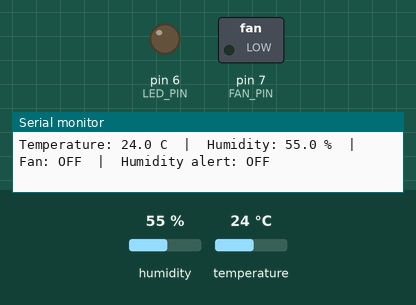
A sketch run on a simulated Arduino Uno, built with avr-gcc and run on an emulated ATmega328P. Parts: switched loads named in the sketch (green lamp = pin HIGH), output pins drawn as LEDs (lit = HIGH), the last lines printed to the serial monitor. The test bench sets the inputs (shaded band); at power-on: humidity 55 %, temperature 24 °C.

Above: at 4.8 s.
4.9 s: humidity set to 69 %
7.9 s: humidity set to 72 %
At 8.7 s:
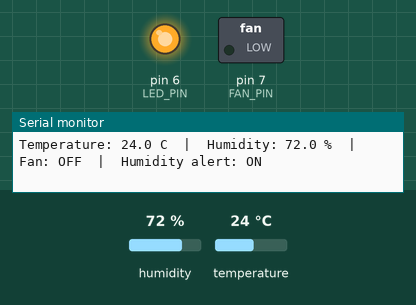
10.9 s: temperature set to 29 °C
13.9 s: temperature set to 32 °C
At 14.9 s:
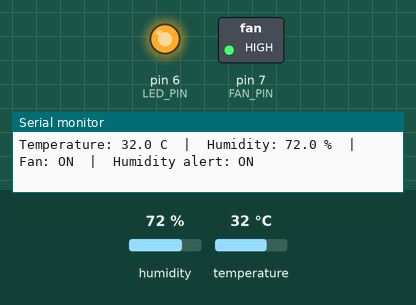
16.9 s: humidity set to 22 %
At 19.4 s:
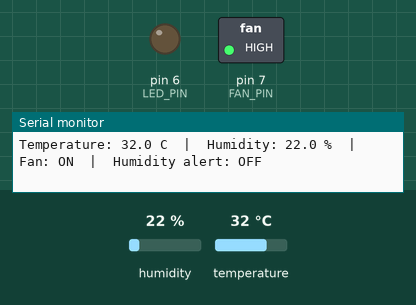
19.9 s: humidity set to 88 %
At 21.1 s:
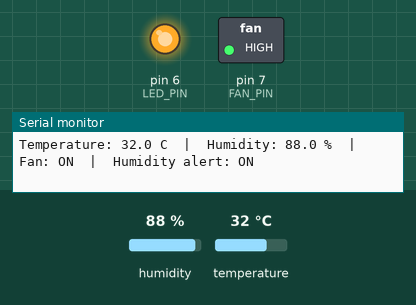
Timing chart, 0 to 22.9 s (numbered marks = the images above; inputs shaded):
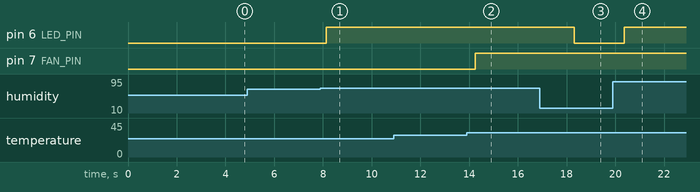

The sketch:

temp_humidity_monitor.ino
```cpp
/*
 * Temperature & Humidity Monitoring System
 *
 * Reads temperature and humidity from a DHT11 sensor every 2 seconds,
 * prints them on the Serial Monitor, and switches outputs when readings
 * cross set limits:
 *   - temperature above TEMP_LIMIT     -> fan/relay ON (D7)
 *   - humidity above HUMIDITY_LIMIT     -> warning LED ON (D6)
 *
 * Library: "DHT sensor library" by Adafruit
 *          (Arduino IDE -> Tools -> Manage Libraries -> search "DHT")
 *
 * Hardware (change the pins to match your circuit):
 *   DHT11 data -> D2 (with a 10k pull-up to 5V if using a bare sensor)
 *   Relay / fan driver -> D7
 *   LED (with 220 ohm resistor) -> D6
 */
#include <DHT.h>

#define DHT_PIN   2
#define DHT_TYPE  DHT11

const int FAN_PIN = 7;
const int LED_PIN = 6;

const float TEMP_LIMIT     = 30.0;  // degrees C
const float HUMIDITY_LIMIT = 70.0;  // percent
const float HYSTERESIS     = 1.0;   // avoids rapid ON/OFF switching near the limit

DHT dht(DHT_PIN, DHT_TYPE);
bool fanOn = false, ledOn = false;

void setup() {
  pinMode(FAN_PIN, OUTPUT);
  pinMode(LED_PIN, OUTPUT);
  Serial.begin(9600);
  dht.begin();
  Serial.println("Temperature & Humidity Monitor started");
}

void loop() {
  delay(2000);                       // DHT11 needs ~1 s between readings

  float humidity = dht.readHumidity();
  float temperature = dht.readTemperature();   // Celsius

  if (isnan(humidity) || isnan(temperature)) {
    Serial.println("Failed to read from DHT11 - check wiring");
    return;
  }

  // Temperature control with hysteresis
  if (!fanOn && temperature > TEMP_LIMIT) fanOn = true;
  else if (fanOn && temperature < TEMP_LIMIT - HYSTERESIS) fanOn = false;

  // Humidity warning with hysteresis
  if (!ledOn && humidity > HUMIDITY_LIMIT) ledOn = true;
  else if (ledOn && humidity < HUMIDITY_LIMIT - HYSTERESIS) ledOn = false;

  digitalWrite(FAN_PIN, fanOn ? HIGH : LOW);
  digitalWrite(LED_PIN, ledOn ? HIGH : LOW);

  Serial.print("Temperature: ");
  Serial.print(temperature, 1);
  Serial.print(" C  |  Humidity: ");
  Serial.print(humidity, 1);
  Serial.print(" %  |  Fan: ");
  Serial.print(fanOn ? "ON" : "OFF");
  Serial.print("  |  Humidity alert: ");
  Serial.println(ledOn ? "ON" : "OFF");
}
```

Measured:
- the behaviour switches between 70 and 71 % on humidity (found by bisection; images 0 and 1)
- the behaviour switches between 30 and 31 °C on temperature (found by bisection; images 1 and 2)
- after the input at 7.9 s, pin 6 (LED_PIN): LOW → HIGH after 0.24 s
- after the input at 13.9 s, pin 7 (FAN_PIN): LOW → HIGH after 0.35 s
- after the input at 16.9 s, pin 6 (LED_PIN): HIGH → LOW after 1.4 s
- after the input at 19.9 s, pin 6 (LED_PIN): LOW → HIGH after 0.46 s
